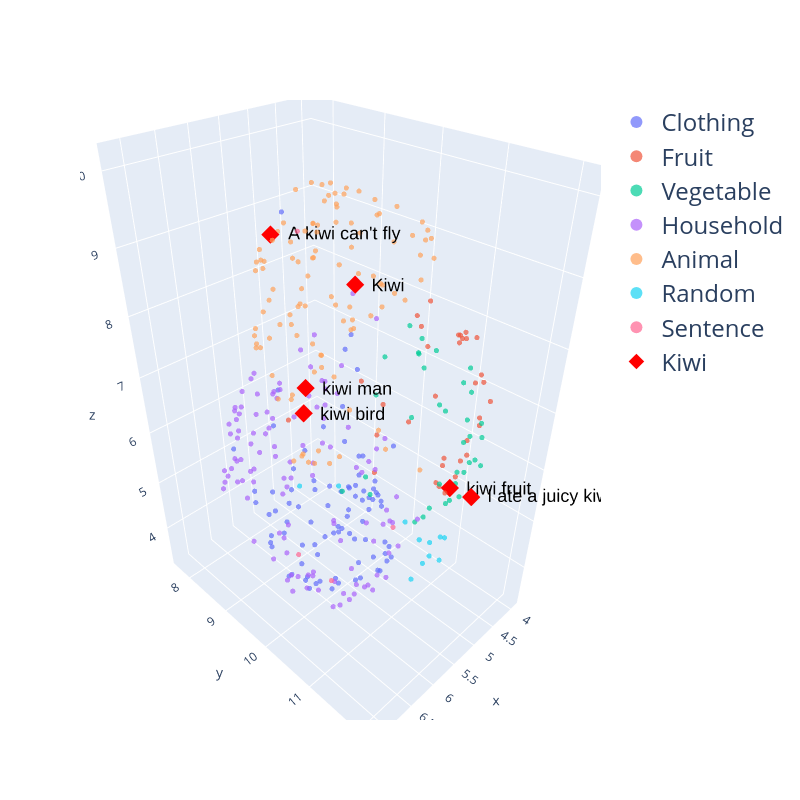

Notebook source saved alongside this figure:
### Markdown cell above
## Highlight kiwi related embeddings

### Code cell
import plotly.express as px
import plotly.graph_objects as go

# Highlight specific points
highlight_kiwi_df = df[df["name"].str.contains("kiwi", case=False)]
highlight_tuxedo_df = df[df["name"].str.contains("tuxedo", case=False)]

fig = px.scatter_3d(
    df,
    x="x", y="y", z="z",
    color="category" if "category" in df.columns else None,
    opacity=0.7,
    hover_name="name",
    title="UMAP 3D Embedding Visualization"
)
fig.update_traces(marker=dict(size=3)) 
fig.update_layout(
    height=800,
    width=800,
    title=dict(
        text=None
    ),
    legend_title_text="",
    legend=dict(
        font=dict(size=24),
        itemsizing='constant',  
        itemwidth=40            
    )
)


fig.add_trace(go.Scatter3d(
    x=highlight_kiwi_df["x"],
    y=highlight_kiwi_df["y"],
    z=highlight_kiwi_df["z"],
    mode="markers+text",
    marker=dict(size=6, color="red", symbol="diamond"),
    text=highlight_kiwi_df["name"],
    textposition="middle right",  
    textfont=dict(size=18, color="black", family="Arial"),

    name="Kiwi"
))

fig.show()

### Figure 1 — Plotly figure (JSON) as saved in the notebook; plotly's stock layout.template omitted (floating-point values rounded to 4 significant figures)
{"data": [{"hovertemplate": "<b>%{hovertext}</b><br><br>category=Clothing<br>x=%{x}<br>y=%{y}<br>z=%{z}<extra></extra>", "hovertext": ["T-Shirt", "Dress Shirt", "Blouse", "Tank Top", "Sweater", "Cardigan", "Hoodie", "Jacket", "Blazer", "Coat", "Trench Coat", "Raincoat", "Denim Jacket", "Leather Jacket", "Puffer Jacket", "Jeans", "Trousers", "Chinos", "Leggings", "Shorts", "Capri Pants", "Cargo Pants", "Sweatpants", "Skirt", "Mini Skirt", "Maxi Skirt", "Pencil Skirt", "Dress", "Evening Gown", "Sundress", "Suit", "Tuxedo", "Overalls", "Jumpsuit", "Tracksuit", "Bikini", "One-Piece Swimsuit", "Board Shorts", "Swim Trunks", "Bra", "Panties", "Boxers", "Briefs", "Sports Bra", "Lingerie", "Thermal Underwear", "Undershirt", "Socks", "Stockings", "Tights", "Compression Socks", "Hat", "Cap", "Beanie", "Fedora", "Sun Hat", "Bucket Hat", "Scarf", "Gloves", "Mittens", "Belt", "Suspenders", "Shoes", "Sneakers", "Boots", "Sandals", "Loafers", "Heels", "Slippers", "Flip Flops", "Clogs", "Dress Shoes", "Pajamas", "Nightgown", "Robe", "Bathrobe", "Sleep Shorts", "Sleep Shirt", "Workwear", "Uniform", "Apron", "Lab Coat", "Scrubs", "Chef Coat", "Coveralls", "Hi-Vis Vest"], "legendgroup": "Clothing", "marker": {"color": "#636efa", "opacity": 0.7, "size": 3, "symbol": "circle"}, "mode": "markers", "name": "Clothing", "scene": "scene", "showlegend": true, "type": "scatter3d", "x": [5.974, 5.715, 5.626, 6.077, 6.118, 6.455, 6.184, 6.204, 6.338, 6.169, 6.184, 6.473, 5.842, 6.127, 6.133, 4.811, 4.872, 7.082, 4.838, 4.579, 5.164, 5.335, 4.908, 5.548, 5.631, 5.727, 5.462, 5.636, 5.437, 5.11, 5.682, 6.668, 5.071, 5.549, 5.274, 4.83, 6.246, 5.537, 6.633, 4.688, 4.962, 4.362, 4.359, 5.567, 5.165, 5.233, 6.522, 4.264, 4.552, 4.487, 5.269, 4.704, 4.549, 6.585, 6.166, 4.774, 4.941, 6.119, 4.382, 4.265, 5.608, 5.017, 3.986, 4.059, 4.217, 3.936, 4.6, 4.207, 4.214, 3.922, 5.046, 4.412, 4.887, 7.211, 5.33, 6.836, 5.337, 5.202, 4.961, 5.382, 5.215, 6.422, 6.847, 6.405, 5.016, 5.935], "y": [8.968, 9.121, 8.959, 9.504, 8.441, 9.22, 8.885, 8.908, 9.32, 8.832, 9.757, 9.711, 10.06, 9.896, 9.995, 9.493, 9.235, 10.81, 9.396, 9.89, 10.65, 10.41, 9.843, 9.252, 10.41, 10.4, 10.63, 8.65, 10.18, 8.792, 8.403, 10.1, 9.918, 9.32, 9.221, 9.38, 10.39, 10.74, 10.22, 9.381, 8.977, 9.611, 9.49, 9.739, 8.874, 10.65, 10.65, 9.061, 8.899, 9.52, 10.59, 8.622, 8.926, 8.641, 10.67, 9.2, 9.683, 8.441, 9.251, 9.821, 8.267, 9.876, 9.238, 9.131, 8.934, 9.151, 9.102, 8.924, 9.107, 9.308, 9.472, 8.953, 9.157, 10.74, 8.447, 11.3, 10.7, 10.55, 9.244, 8.427, 8.093, 9.579, 10.62, 10.04, 10.08, 10.22], "z": [3.952, 3.595, 4.317, 3.699, 4.392, 4.865, 3.982, 3.754, 6.566, 3.772, 3.668, 3.912, 3.597, 3.571, 3.709, 3.365, 3.486, 7.369, 3.451, 4.254, 4.028, 3.98, 3.665, 3.578, 3.721, 3.735, 3.937, 3.767, 3.758, 4.476, 3.892, 9.995, 4.255, 3.388, 3.555, 7.468, 3.942, 4.069, 4.304, 6.802, 3.923, 4.193, 4.011, 4.208, 4.358, 4.314, 6.366, 4.257, 3.947, 3.876, 4.396, 5.328, 5.821, 5.905, 6.126, 5.366, 5.426, 4.646, 4.867, 5.333, 4.203, 4.858, 3.779, 3.635, 3.907, 3.97, 3.509, 3.631, 3.655, 3.572, 7.348, 3.449, 3.49, 7.125, 4.194, 6.951, 4.108, 4.059, 3.47, 3.895, 6.065, 3.727, 5.916, 3.798, 5.033, 3.687]}, {"hovertemplate": "<b>%{hovertext}</b><br><br>category=Fruit<br>x=%{x}<br>y=%{y}<br>z=%{z}<extra></extra>", "hovertext": ["Apple", "Banana", "Orange", "Strawberry", "Grape", "Watermelon", "Pineapple", "Mango", "Blueberry", "Peach", "Cherry", "Pear", "Kiwi", "Lemon", "Lime", "Coconut", "Avocado", "Pomegranate", "Papaya", "Raspberry", "Blackberry", "Plum", "Fig", "Guava", "Cantaloupe", "Apricot", "Nectarine", "Tangerine", "Cranberry", "Passion Fruit", "Jackfruit", "Lychee", "Date", "Persimmon"], "legendgroup": "Fruit", "marker": {"color": "#EF553B", "opacity": 0.7, "size": 3, "symbol": "circle"}, "mode": "markers", "name": "Fruit", "scene": "scene", "showlegend": true, "type": "scatter3d", "x": [5.013, 5.353, 4.795, 4.948, 4.831, 5.453, 5.015, 5.235, 5.273, 4.896, 4.656, 4.903, 6.4, 4.701, 4.763, 5.52, 5.468, 5.697, 5.479, 5.176, 5.02, 4.552, 4.994, 5.834, 6.482, 5.732, 5.793, 6.096, 5.335, 5.55, 5.913, 6.324, 5.075, 5.442], "y": [11.66, 11.63, 10.76, 11.68, 11.67, 11.92, 11.97, 11.61, 12.02, 11.33, 11.17, 11.44, 10.95, 11.28, 10.61, 11.13, 11.88, 11.81, 11.07, 11.95, 11.84, 10.58, 9.755, 11.73, 11.39, 11.86, 11.9, 11.15, 11.91, 11.81, 11.91, 11.27, 8.156, 12.0], "z": [8.412, 8.573, 8.498, 7.739, 7.806, 6.911, 7.631, 8.468, 7.421, 8.159, 8.107, 8.264, 9.34, 8.211, 8.058, 8.701, 6.636, 6.566, 7.097, 7.451, 7.858, 7.649, 6.903, 7.989, 7.02, 7.082, 7.019, 7.719, 7.163, 6.361, 6.823, 7.44, 5.419, 7.041]}, {"hovertemplate": "<b>%{hovertext}</b><br><br>category=Vegetable<br>x=%{x}<br>y=%{y}<br>z=%{z}<extra></extra>", "hovertext": ["Carrot", "Broccoli", "Spinach", "Potato", "Tomato", "Onion", "Garlic", "Cucumber", "Bell Pepper", "Lettuce", "Cabbage", "Zucchini", "Celery", "Cauliflower", "Eggplant", "Green Beans", "Kale", "Beetroot", "Radish", "Turnip", "Pumpkin", "Sweet Potato", "Artichoke", "Asparagus", "Leek", "Brussels Sprouts", "Peas", "Chili Pepper", "Corn", "Okra", "Rutabaga", "Parsnip", "Swiss Chard", "Mustard Greens", "Fennel"], "legendgroup": "Vegetable", "marker": {"color": "#00cc96", "opacity": 0.7, "size": 3, "symbol": "circle"}, "mode": "markers", "name": "Vegetable", "scene": "scene", "showlegend": true, "type": "scatter3d", "x": [4.54, 4.725, 5.264, 4.587, 4.672, 4.532, 4.699, 5.078, 5.708, 4.895, 4.489, 4.851, 5.493, 5.234, 5.096, 5.274, 5.692, 5.817, 5.177, 6.62, 4.701, 5.406, 5.478, 4.985, 5.845, 5.537, 4.589, 5.813, 4.438, 6.121, 6.93, 6.51, 5.962, 5.215, 6.368], "y": [10.46, 11.48, 11.93, 10.46, 11.46, 10.41, 10.98, 11.69, 11.7, 11.66, 11.19, 11.82, 11.65, 11.75, 11.91, 11.77, 11.42, 11.89, 11.98, 11.38, 10.36, 11.79, 12.01, 11.94, 10.93, 11.82, 10.76, 11.69, 11.24, 11.62, 11.29, 11.36, 11.67, 11.81, 11.28], "z": [7.724, 6.946, 6.782, 7.497, 7.363, 7.471, 6.937, 6.875, 6.126, 6.858, 7.308, 6.901, 7.566, 6.492, 6.714, 6.332, 8.18, 6.733, 7.388, 7.025, 7.949, 6.131, 6.791, 6.57, 8.189, 6.181, 7.676, 6.032, 7.542, 7.776, 6.932, 6.663, 6.031, 6.089, 8.048]}, {"hovertemplate": "<b>%{hovertext}</b><br><br>category=Household<br>x=%{x}<br>y=%{y}<br>z=%{z}<extra></extra>", "hovertext": ["Chair", "Table", "Sofa", "Bed", "Desk", "Bookshelf", "Lamp", "Fan", "Ceiling Light", "Floor Lamp", "Clock", "Mirror", "Curtains", "Blinds", "Carpet", "Rug", "Door Mat", "Doormat", "Cushion", "Pillow", "Blanket", "Comforter", "Duvet", "Mattress", "Wardrobe", "Drawer", "Cabinet", "Cupboard", "Shelf", "Television", "Remote Control", "Router", "Speaker", "Headphones", "Laptop", "Phone Charger", "Power Strip", "Vacuum Cleaner", "Broom", "Dustpan", "Mop", "Bucket", "Cleaning Spray", "Detergent", "Laundry Basket", "Iron", "Ironing Board", "Dish Rack", "Trash Can", "Recycling Bin", "Toilet Brush", "Plunger", "Toilet Paper", "Paper Towels", "Soap Dispenser", "Towel", "Hand Towel", "Bath Towel", "Shower Curtain", "Shampoo", "Conditioner", "Body Wash", "Toothbrush", "Toothpaste", "Razor", "Hair Dryer", "Comb", "Scissors", "Measuring Tape", "Sewing Kit", "Toolbox", "Hammer", "Screwdriver", "Wrench", "Nails", "Tape", "Glue", "Flashlight", "Battery", "Extension Cord", "Notepad", "Pen", "Pencil", "Eraser", "Stapler", "Calculator", "Mug", "Plate", "Bowl", "Fork", "Spoon", "Knife", "Water Bottle", "Pitcher", "Frying Pan", "Saucepan", "Pot", "Lid", "Colander", "Cutting Board", "Can Opener", "Peeler", "Grater", "Toaster", "Microwave", "Kettle", "Coffee Maker", "Blender", "Oven Mitts", "Measuring Cups", "Timer", "Ziploc Bags", "Plastic Wrap", "Aluminum Foil", "Dish Soap", "Sponge"], "legendgroup": "Household", "marker": {"color": "#ab63fa", "opacity": 0.7, "size": 3, "symbol": "circle"}, "mode": "markers", "name": "Household", "scene": "scene", "showlegend": true, "type": "scatter3d", "x": [5.599, 5.352, 6.093, 6.386, 5.897, 5.944, 6.254, 6.577, 5.308, 5.239, 4.979, 4.699, 5.026, 4.249, 5.812, 6.109, 5.498, 5.848, 6.221, 6.509, 6.328, 6.578, 6.527, 6.301, 5.362, 6.069, 5.841, 5.921, 5.859, 5.999, 5.819, 6.631, 5.181, 4.183, 6.671, 6.016, 5.396, 7.045, 5.531, 5.66, 5.283, 5.268, 7.068, 7.094, 6.624, 4.909, 6.175, 6.507, 6.429, 6.586, 6.983, 6.471, 6.59, 7.057, 6.868, 6.987, 7.154, 7.003, 6.788, 7.05, 6.675, 7.024, 6.934, 6.68, 5.335, 6.925, 5.032, 5.321, 5.825, 5.743, 6.165, 5.481, 6.509, 6.327, 4.125, 4.802, 4.921, 5.448, 6.028, 5.522, 6.727, 5.714, 6.213, 6.524, 6.538, 6.515, 6.047, 5.12, 5.52, 5.467, 5.715, 5.51, 7.062, 5.645, 6.619, 5.249, 5.782, 4.765, 6.11, 6.075, 5.636, 6.506, 5.886, 6.409, 5.808, 6.268, 6.571, 6.397, 5.297, 6.257, 4.769, 5.71, 6.123, 5.654, 6.833, 4.909], "y": [7.843, 7.942, 7.983, 8.029, 7.791, 7.666, 8.473, 8.633, 10.57, 10.75, 8.194, 8.628, 8.671, 8.976, 8.061, 8.111, 10.78, 10.6, 7.996, 8.19, 8.514, 8.403, 8.151, 8.246, 8.238, 7.838, 7.828, 7.844, 7.788, 9.247, 10.84, 9.079, 7.864, 9.367, 8.919, 10.21, 10.96, 10.75, 9.15, 10.55, 9.634, 8.962, 10.56, 10.25, 10.8, 9.483, 10.8, 11.02, 10.76, 10.98, 10.77, 9.481, 11.13, 10.31, 10.66, 9.497, 10.15, 10.34, 10.67, 10.29, 9.193, 10.29, 10.25, 10.88, 9.133, 10.58, 8.955, 8.962, 11.11, 10.68, 8.997, 8.989, 9.536, 9.11, 9.331, 8.786, 8.904, 9.558, 8.963, 10.89, 9.962, 8.666, 8.773, 9.869, 9.213, 9.76, 8.022, 8.031, 7.794, 8.298, 8.187, 8.506, 10.42, 8.052, 10.94, 10.48, 7.881, 8.739, 10.58, 10.91, 11.02, 10.13, 10.15, 8.843, 9.767, 8.314, 11.21, 10.2, 11.21, 11.24, 8.542, 10.84, 10.96, 10.99, 11.05, 9.941], "z": [5.253, 5.615, 5.007, 5.003, 5.281, 5.327, 6.429, 5.709, 4.794, 5.428, 5.456, 5.502, 4.469, 4.372, 4.717, 4.669, 5.355, 6.172, 4.929, 4.926, 4.674, 5.224, 4.774, 4.842, 3.98, 5.683, 5.769, 5.702, 5.41, 5.346, 4.983, 5.755, 5.359, 4.519, 5.91, 5.044, 4.669, 5.149, 6.77, 6.229, 7.245, 6.923, 4.992, 5.628, 4.188, 8.196, 4.095, 4.428, 5.376, 4.589, 5.104, 6.354, 5.22, 4.715, 5.005, 4.859, 5.101, 4.795, 4.572, 5.533, 5.647, 5.23, 5.674, 6.01, 7.569, 4.659, 6.564, 6.42, 4.429, 3.855, 6.263, 7.318, 6.229, 6.305, 4.924, 6.219, 6.475, 5.821, 6.793, 4.557, 6.212, 6.422, 6.425, 6.327, 6.134, 5.8, 6.095, 6.127, 6.291, 6.253, 6.271, 6.409, 4.572, 6.567, 4.337, 6.376, 6.206, 5.865, 7.083, 4.263, 5.36, 6.75, 7.301, 6.017, 6.211, 6.287, 4.946, 6.427, 5.321, 4.604, 5.726, 4.177, 5.641, 5.379, 5.091, 7.975]}, {"hovertemplate": "<b>%{hovertext}</b><br><br>category=Animal<br>x=%{x}<br>y=%{y}<br>z=%{z}<extra></extra>", "hovertext": ["Dog", "Cat", "Cow", "Horse", "Pig", "Sheep", "Goat", "Chicken", "Duck", "Goose", "Turkey", "Rabbit", "Hamster", "Guinea Pig", "Ferret", "Parrot", "Canary", "Goldfish", "Turtle", "Frog", "Snake", "Lizard", "Gecko", "Chameleon", "Iguana", "Salamander", "Alligator", "Crocodile", "Lion", "Tiger", "Elephant", "Giraffe", "Zebra", "Hippopotamus", "Rhinoceros", "Kangaroo", "Koala", "Panda", "Leopard", "Cheetah", "Wolf", "Fox", "Bear", "Otter", "Raccoon", "Squirrel", "Skunk", "Badger", "Bat", "Owl", "Eagle", "Hawk", "Falcon", "Penguin", "Seal", "Walrus", "Dolphin", "Whale", "Shark", "Octopus", "Squid", "Jellyfish", "Crab", "Lobster", "Starfish", "Sea Urchin", "Coral", "Butterfly", "Bee", "Wasp", "Ant", "Spider", "Ladybug", "Beetle", "Moth", "Dragonfly", "Grasshopper", "Snail", "Slug", "Earthworm", "Mosquito", "Fly", "Caterpillar", "Centipede", "Millipede", "Camel", "Donkey", "Mule", "Ox", "Reindeer", "Moose", "Caribou", "Hedgehog", "Porcupine", "Armadillo", "Meerkat", "Wombat", "Tapir", "Capybara", "Chimpanzee", "Gorilla", "Orangutan", "Baboon", "Lemur", "Mandrill"], "legendgroup": "Animal", "marker": {"color": "#FFA15A", "opacity": 0.7, "size": 3, "symbol": "circle"}, "mode": "markers", "name": "Animal", "scene": "scene", "showlegend": true, "type": "scatter3d", "x": [5.283, 5.885, 5.366, 5.486, 5.114, 5.538, 5.564, 4.687, 4.918, 5.283, 4.872, 5.045, 6.006, 6.579, 6.244, 5.248, 4.938, 6.343, 6.531, 5.938, 6.574, 6.667, 6.779, 6.896, 6.957, 7.053, 6.78, 6.777, 5.86, 5.701, 5.782, 6.437, 5.871, 6.942, 7.062, 6.649, 6.789, 6.039, 6.154, 6.502, 5.37, 5.526, 5.525, 5.326, 6.716, 6.042, 6.732, 6.277, 5.617, 5.212, 4.862, 4.828, 4.892, 5.723, 4.727, 5.853, 5.875, 5.226, 5.178, 5.804, 5.624, 6.162, 5.275, 5.788, 6.508, 7.116, 4.949, 6.712, 5.881, 6.171, 5.724, 6.436, 6.982, 6.399, 6.651, 6.75, 6.864, 5.758, 5.63, 6.822, 6.778, 6.483, 6.911, 7.105, 7.036, 5.878, 6.043, 4.795, 4.762, 6.101, 5.898, 6.636, 6.139, 7.172, 6.904, 6.734, 6.56, 6.497, 6.427, 6.999, 6.813, 6.8, 6.171, 6.767, 6.851], "y": [9.547, 10.39, 9.623, 9.405, 9.647, 9.378, 9.439, 10.52, 10.2, 10.8, 10.82, 9.733, 10.86, 10.77, 10.51, 10.94, 10.66, 10.34, 9.438, 9.416, 9.462, 9.722, 9.836, 10.09, 10.24, 10.0, 9.897, 10.06, 10.25, 10.12, 9.808, 10.34, 10.49, 11.09, 10.85, 10.45, 10.63, 10.28, 10.23, 10.48, 10.27, 10.45, 9.686, 10.31, 10.64, 9.513, 10.65, 9.559, 8.948, 10.48, 10.59, 10.66, 10.77, 10.94, 8.913, 10.83, 10.12, 9.532, 9.84, 10.37, 10.14, 10.15, 9.781, 10.17, 10.39, 10.8, 10.46, 9.629, 9.423, 9.381, 9.39, 9.385, 10.94, 9.43, 9.449, 10.24, 10.11, 9.366, 9.089, 10.3, 9.642, 9.245, 10.08, 10.63, 10.73, 9.73, 9.396, 9.932, 9.894, 9.704, 10.04, 11.69, 10.95, 11.08, 10.8, 10.75, 11.04, 11.45, 10.94, 10.57, 9.866, 10.5, 11.84, 10.46, 11.16], "z": [9.547, 9.734, 9.626, 9.326, 8.991, 9.359, 9.014, 9.221, 9.169, 9.532, 9.126, 9.19, 9.278, 9.195, 9.874, 9.003, 9.136, 7.998, 9.164, 9.022, 9.074, 9.216, 9.391, 9.021, 9.232, 8.685, 9.397, 9.692, 10.03, 10.03, 10.01, 9.868, 10.12, 7.252, 7.202, 9.872, 9.462, 10.09, 10.02, 9.826, 9.846, 9.749, 9.941, 9.674, 9.654, 9.297, 9.656, 9.509, 7.929, 9.776, 9.523, 9.427, 9.374, 8.993, 6.475, 9.125, 8.602, 8.743, 8.701, 8.338, 8.161, 8.013, 8.23, 8.364, 8.025, 7.295, 8.458, 8.135, 8.326, 8.155, 8.267, 8.442, 7.383, 8.063, 8.208, 7.733, 7.665, 8.522, 7.658, 7.731, 8.221, 7.877, 8.015, 7.119, 7.247, 10.04, 9.506, 8.11, 8.414, 10.0, 9.969, 7.628, 8.866, 7.38, 8.751, 8.513, 7.813, 7.697, 8.919, 8.938, 9.539, 9.092, 7.14, 9.564, 7.345]}, {"hovertemplate": "<b>%{hovertext}</b><br><br>category=Random<br>x=%{x}<br>y=%{y}<br>z=%{z}<extra></extra>", "hovertext": ["Quantum entanglement", "Existentialism", "Blockchain consensus algorithm", "def __init__(self):", "Python lambda function", "API endpoint documentation", "ß∂ƒ©˙∆˚¬…æ", "🚀✨🐍", "flarnblax", "glorbulation", "zzztorp hive-core"], "legendgroup": "Random", "marker": {"color": "#19d3f3", "opacity": 0.7, "size": 3, "symbol": "circle"}, "mode": "markers", "name": "Random", "scene": "scene", "showlegend": true, "type": "scatter3d", "x": [5.311, 5.964, 5.485, 5.927, 5.608, 5.521, 5.934, 5.815, 6.956, 7.19, 6.141], "y": [11.64, 11.77, 11.84, 11.65, 11.87, 11.64, 11.83, 11.83, 11.26, 10.82, 11.65], "z": [5.28, 5.776, 5.523, 4.897, 5.202, 5.045, 5.354, 5.663, 7.011, 6.882, 6.14]}, {"hovertemplate": "<b>%{hovertext}</b><br><br>category=Sentence<br>x=%{x}<br>y=%{y}<br>z=%{z}<extra></extra>", "hovertext": ["kiwi bird", "kiwi fruit", "kiwi man", "tuxedo suit", "tuxedo cat", "tuxedo penguin", "I ate a juicy kiwi", "A kiwi can't fly", "I wore a tuxedo"], "legendgroup": "Sentence", "marker": {"color": "#FF6692", "opacity": 0.7, "size": 3, "symbol": "circle"}, "mode": "markers", "name": "Sentence", "scene": "scene", "showlegend": true, "type": "scatter3d", "x": [6.868, 5.451, 6.955, 5.928, 6.76, 6.357, 5.424, 6.459, 5.922], "y": [10.57, 11.81, 10.72, 10.05, 10.45, 11.63, 12.13, 9.639, 9.255], "z": [7.683, 6.389, 8.156, 3.609, 9.903, 6.178, 6.416, 9.548, 3.615]}, {"marker": {"color": "red", "size": 6, "symbol": "diamond"}, "mode": "markers+text", "name": "Kiwi", "text": ["Kiwi", "kiwi bird", "kiwi fruit", "kiwi man", "I ate a juicy kiwi", "A kiwi can't fly"], "textfont": {"color": "black", "family": "Arial", "size": 18}, "textposition": "middle right", "type": "scatter3d", "x": [6.4, 6.868, 5.451, 6.955, 5.424, 6.459], "y": [10.95, 10.57, 11.81, 10.72, 12.13, 9.639], "z": [9.34, 7.683, 6.389, 8.156, 6.416, 9.548]}], "layout": {"height": 800, "legend": {"font": {"size": 24}, "itemsizing": "constant", "itemwidth": 40, "title": {"text": ""}, "tracegroupgap": 0}, "scene": {"domain": {"x": [0, 1], "y": [0, 1]}, "xaxis": {"title": {"text": "x"}}, "yaxis": {"title": {"text": "y"}}, "zaxis": {"title": {"text": "z"}}}, "title": {}, "width": 800}}
